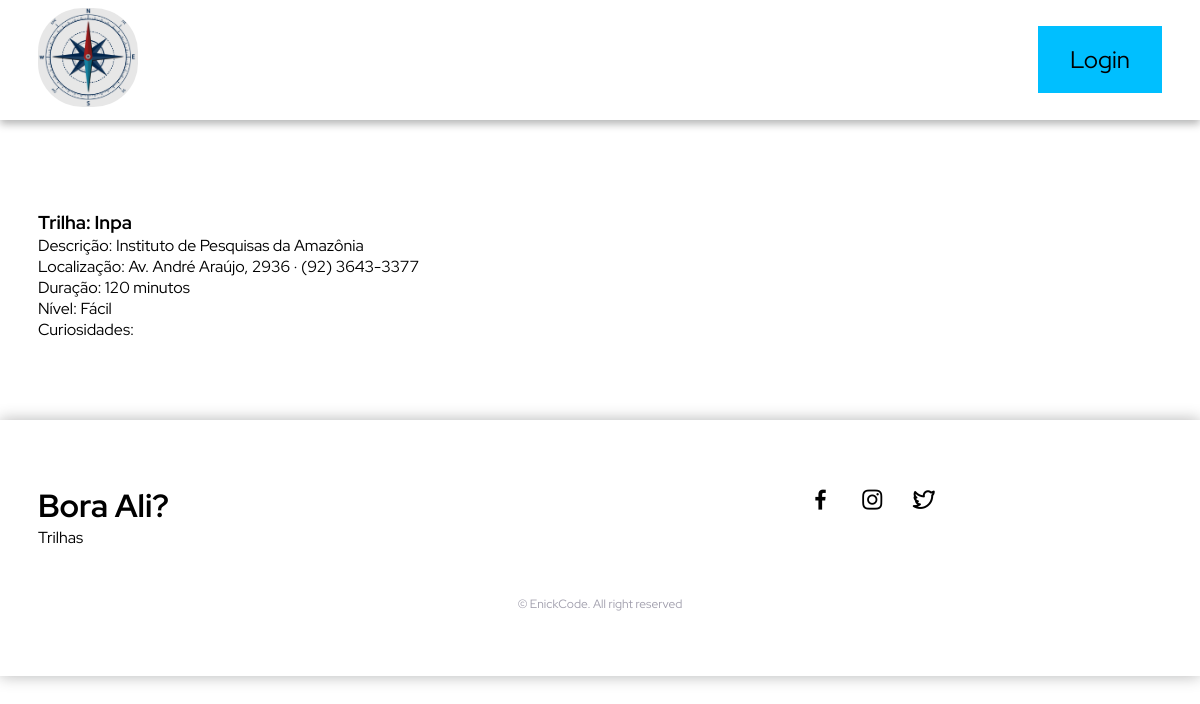
/4, run on the app's committed database.
### BoraAli/models.py (models this page shows)
class Trilha(models.Model):
    nome_trilha = models.CharField(max_length=200)
    descricao = models.TextField()
    localizacao = models.TextField()
    duracao = models.IntegerField()
    nivel = models.CharField(max_length=20)
    curiosidades = models.CharField(max_length=400, blank=True, null=True)
    data_criacao = models.DateTimeField(default=datetime.now, blank=True)

### BoraAli/views.py (the view)
# urls.py: path('<int:trilha_id>', views.trilha, name='trilha'),
def trilha(request, trilha_id):
    trilha = get_object_or_404(Trilha, pk=trilha_id)
    trilha_a_exibir = {
        'trilha': trilha
    }
    return render(request, 'trilha.html', trilha_a_exibir)

### BoraAli/templates/trilha.html
{% extends 'base.html' %}
{% block content %}
{% include 'partials/menu.html' %}
<br/><br/><br/><br/><br/><br/><br/><br/><br/><br/>
<section class="trilha container">
  <div class="trilha__content">
    <h3 class="trilha__title">Trilha: {{ trilha.nome_trilha }}</h3>
    <p class="card__description">Descrição: {{ trilha.descricao }}</p>
    <p class="card__location">Localização: {{ trilha.localizacao }}</p>
    <p class="card__duration">Duração: {{ trilha.duracao }} minutos </p>
    <p class="card__dificult-level">Nível: {{ trilha.nivel }}</p>
    <p class="card__curiosity">Curiosidades: {{ trilha.curiosidades }}</p>
  </div>
</section>
{% include 'partials/footer.html' %}
{% endblock content %}

### ProjectBase/static/style.css (style rules this page uses)
:root { --first-color: #00bfff; --body-font: 'Red Hat Display', sans-serif; }
* { box-sizing: border-box; padding: 0; margin: 0; }
body, button { font-family: var(--body-font); }
html { scroll-behavior: smooth; }
.container { max-width: 1124px; margin-right: auto; margin-left: auto; }

### data on the page
Trilha: nome_trilha "Inpa", descricao "Instituto de Pesquisas da Amazônia", localizacao "Av. André Araújo, 2936 · (92) 3643-3377", duracao "120", nivel "Fácil"
